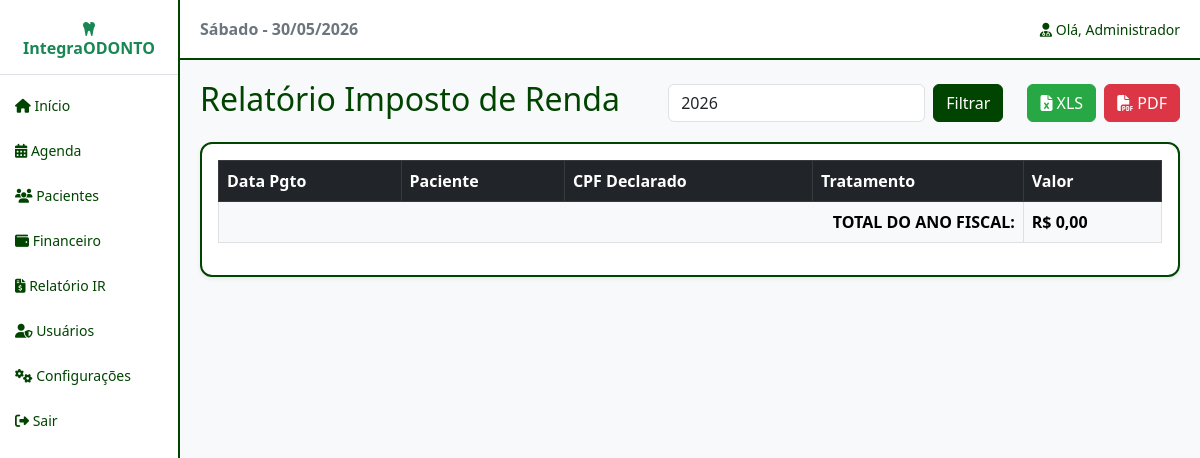
The page /view/relatorio_ir.php (signed in) on the database as committed earlier.
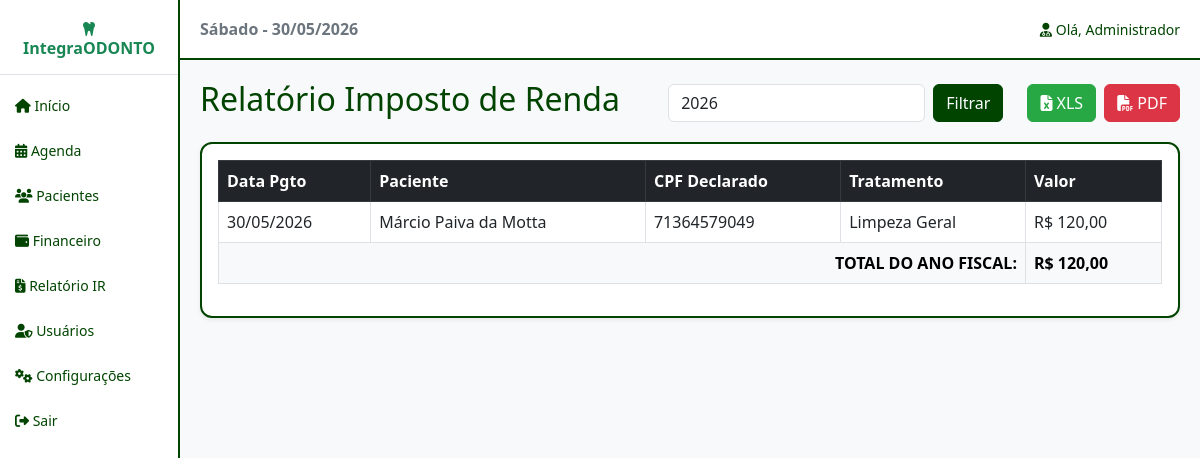
The same page on the database as committed later.
### tables this page shows
CREATE TABLE `financeiro` (
  `id` int(11) NOT NULL AUTO_INCREMENT,
  `id_consulta` int(11) NOT NULL,
  `valor` decimal(10,2) NOT NULL,
  `status_pagamento` enum('Pendente','Pago') NOT NULL DEFAULT 'Pendente',
  `forma_recebimento` enum('Dinheiro','PIX','Cartao de Credito','Cartao de Debito','Boleto') DEFAULT NULL,
  `data_pagamento` datetime DEFAULT NULL,
  `incluir_ir` tinyint(1) DEFAULT 0,
  `deleted_at` timestamp NULL DEFAULT NULL,
  PRIMARY KEY (`id`),
  KEY `id_consulta` (`id_consulta`),
  CONSTRAINT `financeiro_ibfk_1` FOREIGN KEY (`id_consulta`) REFERENCES `consultas` (`id`)
);

CREATE TABLE `pacientes` (
  `id` int(11) NOT NULL AUTO_INCREMENT,
  `nome` varchar(100) NOT NULL,
  `data_nascimento` date NOT NULL,
  `sexo` enum('M','F','O') NOT NULL,
  `rg` varchar(20) DEFAULT NULL,
  `cpf` varchar(14) NOT NULL,
  `email` varchar(100) DEFAULT NULL,
  `telefone` varchar(20) NOT NULL,
  `cep` varchar(10) DEFAULT NULL,
  `logradouro` varchar(100) DEFAULT NULL,
  `numero` varchar(10) DEFAULT NULL,
  `complemento` varchar(50) DEFAULT NULL,
  `bairro` varchar(50) DEFAULT NULL,
  `cidade` varchar(50) DEFAULT NULL,
  `uf` char(2) DEFAULT NULL,
  `responsavel_nome` varchar(100) DEFAULT NULL,
  `responsavel_cpf` varchar(14) DEFAULT NULL,
  `foto_path` varchar(255) DEFAULT NULL,
  `deleted_at` timestamp NULL DEFAULT NULL,
  PRIMARY KEY (`id`)
);

CREATE TABLE `consultas` (
  `id` int(11) NOT NULL AUTO_INCREMENT,
  `id_paciente` int(11) NOT NULL,
  `nome_tratamento` varchar(100) NOT NULL,
  `data_consulta` date NOT NULL,
  `hora_consulta` time NOT NULL,
  `status` enum('Agendado','Aguardando','Concluido','Faltou','Cancelado') NOT NULL DEFAULT 'Agendado',
  `id_dentista` int(11) NOT NULL,
  `deleted_at` timestamp NULL DEFAULT NULL,
  PRIMARY KEY (`id`),
  KEY `id_paciente` (`id_paciente`),
  KEY `id_dentista` (`id_dentista`),
  CONSTRAINT `consultas_ibfk_1` FOREIGN KEY (`id_paciente`) REFERENCES `pacientes` (`id`),
  CONSTRAINT `consultas_ibfk_2` FOREIGN KEY (`id_dentista`) REFERENCES `usuarios` (`id`)
);

### config/conexao.php (called while the page is built, shortened)
<?php
abstract class Conexao {
    private $servidor = 'localhost';
    private $user = 'root';
    private $pass = 'apple';
    private $banco = 'integra_odonto';
    private function conexao() {
        $this->conn = new PDO("mysql:host=$this->servidor;dbname=$this->banco", $this->user, $this->pass);
    }
}
?>

### controller/financeiroController.php (called while the page is built, shortened)
<?php
require_once('../model/financeiroModel.php');
class FinanceiroController {
    public function listarIR($ano) {
        $financeiroModel = new Financeiro();
        return $financeiroModel->consultaIR($ano);
    }
}
?>

### model/financeiroModel.php (called while the page is built, shortened)
<?php
require_once '../config/conexao.php';
class Financeiro extends Conexao {
    private $tabela = 'financeiro';
    public function consultaIR($ano) {
        $sql = "SELECT f.valor, f.data_pagamento, p.nome as paciente_nome, p.cpf as paciente_cpf, p.responsavel_cpf, c.nome_tratamento
                FROM " . $this->tabela . " f
                INNER JOIN consultas c ON f.id_consulta = c.id
                INNER JOIN pacientes p ON c.id_paciente = p.id
                WHERE f.incluir_ir = 1 AND YEAR(f.data_pagamento) = :ano AND f.deleted_at IS NULL
                ORDER BY f.data_pagamento ASC";
        $stmt = $this->conn->prepare($sql);
        $stmt->bindParam(':ano', $ano, PDO::PARAM_STR);
        $stmt->execute();
        return $stmt->fetchAll(PDO::FETCH_ASSOC);
    }
}
?>

### view/relatorio_ir.php (the view, shortened to what this page needs)
<?php
require_once 'header.php';
require_once '../controller/financeiroController.php';
$ano = isset($_GET['ano']) ? $_GET['ano'] : date('Y');
$controller = new FinanceiroController();
$relatorio = $controller->listarIR($ano);
$total = 0;
?>
<div class="d-flex justify-content-between align-items-center mb-3 no-print">
    <h2>Relatório Imposto de Renda</h2>
    <div class="d-flex gap-2">
        <form method="GET" class="d-flex me-3">
            <input type="number" name="ano" class="form-control me-2" value="<?php echo $ano; ?>" placeholder="Ano">
            <button type="submit" class="btn btn-primary">Filtrar</button>
        </form>
        <button onclick="exportarExcel()" class="btn btn-success"><i class="fas fa-file-excel"></i> XLS</button>
        <button onclick="window.print()" class="btn btn-danger"><i class="fas fa-file-pdf"></i> PDF</button>
    </div>
</div>
<div class="card shadow-sm" id="area-impressao">
    <div class="card-body">
        <table class="table table-bordered table-hover" id="tabelaIR">
            <thead class="table-dark"><tr><th>Data Pgto</th><th>Paciente</th><th>CPF Declarado</th><th>Tratamento</th><th>Valor</th></tr></thead>
            <tbody>
                <?php foreach ($relatorio as $r):
                    $cpfFinal = !empty($r['responsavel_cpf']) ? $r['responsavel_cpf'] : $r['paciente_cpf'];
                    $total += $r['valor'];
                ?>
                    <tr>
                        <td><?php echo date('d/m/Y', strtotime($r['data_pagamento'])); ?></td>
                        <td><?php echo $r['paciente_nome']; ?></td>
                        <td><?php echo $cpfFinal; ?></td>
                        <td><?php echo $r['nome_tratamento']; ?></td>
                        <td>R$ <?php echo number_format($r['valor'], 2, ',', '.'); ?></td>
                    </tr>
                <?php endforeach; ?>
            </tbody>
            <tfoot class="table-light">
                <tr>
                    <td colspan="4" class="text-end"><strong>TOTAL DO ANO FISCAL:</strong></td>
                    <td><strong>R$ <?php echo number_format($total, 2, ',', '.'); ?></strong></td>
                </tr>
            </tfoot>
        </table>
    </div>
</div>
<?php require_once 'footer.php'; ?>

Rows that differ between the two databases and show on the page:
added financeiro: data_pagamento "30/05/2026", pacientes.nome "Márcio Paiva da Motta", pacientes.cpf "71364579049", id_consulta.nome_tratamento "Limpeza Geral", valor "120,00"
Other text that changed with them:
$total: "0,00" → "120,00"
